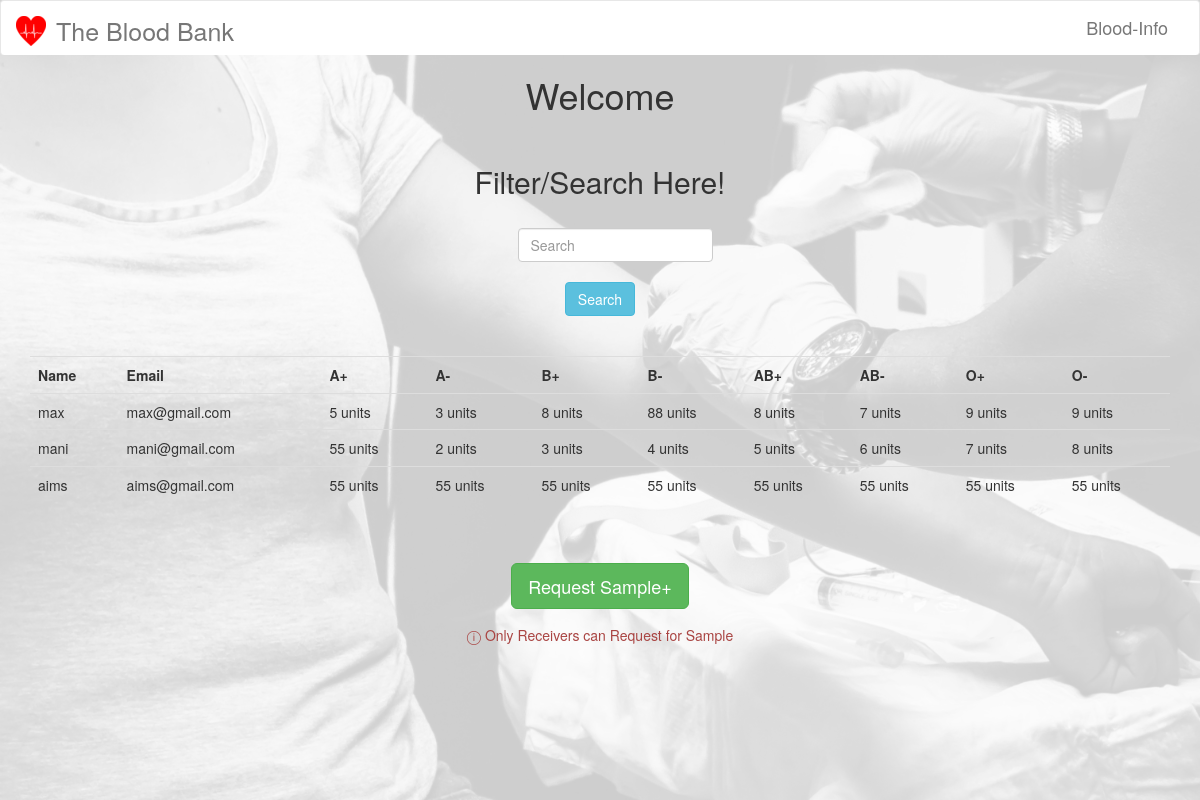
Page /bloodInfo.php on the committed database.
### tables this page shows
CREATE TABLE `hospitalBloodData` (
  `id` int(11) NOT NULL,
  `AP` int(11) NOT NULL,
  `AN` int(11) NOT NULL,
  `BP` int(11) NOT NULL,
  `BN` int(11) NOT NULL,
  `ABP` int(11) NOT NULL,
  `ABN` int(11) NOT NULL,
  `OP` int(11) NOT NULL,
  `ONeg` int(11) NOT NULL
);

CREATE TABLE `hospitals` (
  `id` int(11) NOT NULL,
  `name` text NOT NULL,
  `address` text NOT NULL,
  `email` varchar(255) NOT NULL,
  `password` varchar(255) NOT NULL
);

### includes/CRUD.php (called while the page is built, shortened)
<?php
    class database{
        protected function connect(){
            $this->host = "localhost";
            $this->dbUserName = "root";
            $this->dbPassword = "";
            $this->dbName = "bloodBank";
            try{
                $conn = new PDO("mysql:host=$this->host;dbname=$this->dbName", $this->dbUserName,
                $this->dbPassword);
            }catch(PDOException $e){
                die($e->getMessage());
            }
            return $conn;
        }
    }
    class query extends database{
        protected $conn;
        function __construct(){
            $this->conn = $this->connect();
        }
        public function prep_and_run($query){
            $query = $this->conn->prepare($query);
            try{
                $query->execute();
                $result = $query->fetchAll();
            }
            catch(PDOException $e){
                die($e->getMessage());
            }
            return $result;
        }
        public function getData($table, $field = "*", $conditions = array(), $order_by_field = "", $order_by_type = "DESC", $limit = ""){
            $query = "SELECT $field FROM $table";
            if($conditions != []){
                $query .= " WHERE ";
                $count = count($conditions);
                $i = 0;
                foreach($conditions as $k=>$v){
                    if($count-1 != $i){
                        $query .= "$k='$v' and ";
                    }
                    else{
                        $query .= "$k='$v' ";
                    }
                    $i++;
                }
            }
            $result = $this->prep_and_run($query);
            return $result;
        }
    }
?>

### bloodInfo.php (the view, shortened to what this page needs)
<?php
    include_once("includes/header.php");
    $hospitalName = "";
    $query = new query();
    if($hospitalName){
        $tempQuery = "SELECT id FROM hospitals ";
        $tempQuery .= "WHERE name like " . "'$hospitalName'";
        $tempResult = $query->prep_and_run($tempQuery);
        $tempQuery = "SELECT * FROM hospitalBloodData WHERE ";
        $len = count($tempResult);
        $i = 0;
        foreach($tempResult as $data){
            if($i != $len-1){
                $tempQuery .= "id= " . $data["id"] . " or ";
            }
            else{
                $tempQuery .= "id= " . $data["id"];
            }
            $i++;
        }
        $bloodInfo = $query->prep_and_run($tempQuery);
    }
    else{
        $bloodInfo = $query->getData("hospitalBloodData","*");
    }
?>
    <h1 class="text-center">Welcome <?php if(isset($name)) echo $name ?></h1><br>
    <div class="container ">
        <form action = '<?php echo htmlspecialchars($_SERVER["PHP_SELF"])?>' method="post" class=" form-inline">
            <h2 class="text-center">Filter/Search Here!</h2><br>
            <div class="row">
                <div class="col-sm-3 col-xs-12 col-lg-3 col-md-3 col-sm-offset-5">
                    <input type="text" class="form-control " placeholder="Search" name="hospitalName">
                </div>
            </div><br>
            <input type="submit" value="Search" class="center-block btn btn-info" name="submit"><br>
        </form><br>
        <table class="table table-hover">
            <tr><th>Name</th><th>Email</th><th>A+</th><th>A-</th><th>B+</th><th>B-</th><th>AB+</th><th>AB-</th><th>O+</th><th>O-</th></tr>
            <?php
                if($bloodInfo){
                    foreach($bloodInfo as $info){
                        $id = $info["id"];
                        $result = $query->getData("hospitals", "name, email", array("id"=>$id))[0];
                        $name = $result["name"];
                        $email = $result["email"];
                        echo "<tr><td>" . $name . "</td><td>" . $email . "</td><td>". $info["AP"] ." units". "</td><td>" . $info["AN"] ." units". "</td><td>" . $info["BP"] ." units". "</td><td>" . $info["BN"] ." units". "</td><td>" . $info["ABP"] ." units". "</td><td>" . $info["ABN"] ." units". "</td><td>" . $info["OP"] ." units". "</td><td>" . $info["ONeg"] ." units". "</td><tr>";
                    }
                }
                else{
                    echo "<div class = 'alert alert-success'>No Data To Show</div>";
                }
            ?>
        </table><br><br>
        <a class="center-block btn btn-success btn-lg" style="width: fit-content;" href="requestSample.php">Request Sample+</a>
        <div class="alert text-danger center-block" style="width: max-content;">&#9432; Only Receivers can Request for Sample</div>
    </div>
<?php
    include_once("includes/footer.php");
?>

### includes/header.php (shortened to what this page needs)
<?php
  include("CRUD.php");
?>
<!DOCTYPE html>
<html lang="en">
<head>
    <link rel="stylesheet" href="https://maxcdn.bootstrapcdn.com/bootstrap/3.3.7/css/bootstrap.min.css">
    <link rel="stylesheet" href="styleSheets/styleSheet.css">
</head>
<body class="img-responsive">
  <img src="images/background.jpg" alt="background" class="bround hidden-xs" style="z-index: -1000; position:absolute; opacity:0.2;">
<nav class="navbar navbar-default" id="navbar">
  <div class="container-fluid">
    <div class="navbar-header">
      <div class="navbar-header" id="navbar-header">
            <a class="navbar-brand" href="images/logo.png"><img src="images/logo.png" alt="Logo" id = "logo"></a>
            <a class="navbar-brand" href="index.php" id="brand-name">The Blood Bank</a>
        </div>
    </div>
    <div class="collapse navbar-collapse" id="bs-example-navbar-collapse-1">
      <ul class="nav navbar-nav navbar-right">
        <li><a href="bloodInfo.php" class="btn btn-lg">Blood-Info</a></li>
      </ul>
    </div>
  </div>
</nav>

### includes/footer.php (shortened to what this page needs)
</body>
</html>

### styleSheets/styleSheet.css (style rules this page uses)
body { position: relative; }
#navbar { background-color: white; border-bottom: none; }
#logo { display: inline; }
#brand-name { font-size: 25px; margin-top: 4px; margin-left: -20px; }
.bround { width: 100vw; height: 100vh; }

### rows in the picture
hospitalblooddata: id.name "max", id.email "max@gmail.com", AP "5", AN "3", BP "8", BN "88", ABP "8", ABN "7", OP "9", ONeg "9"
hospitalblooddata: id.name "mani", id.email "mani@gmail.com", AP "55", AN "2", BP "3", BN "4", ABP "5", ABN "6", OP "7", ONeg "8"
hospitalblooddata: id.name "aims", id.email "aims@gmail.com", AP "55", AN "55", BP "55", BN "55", ABP "55", ABN "55", OP "55", ONeg "55"
